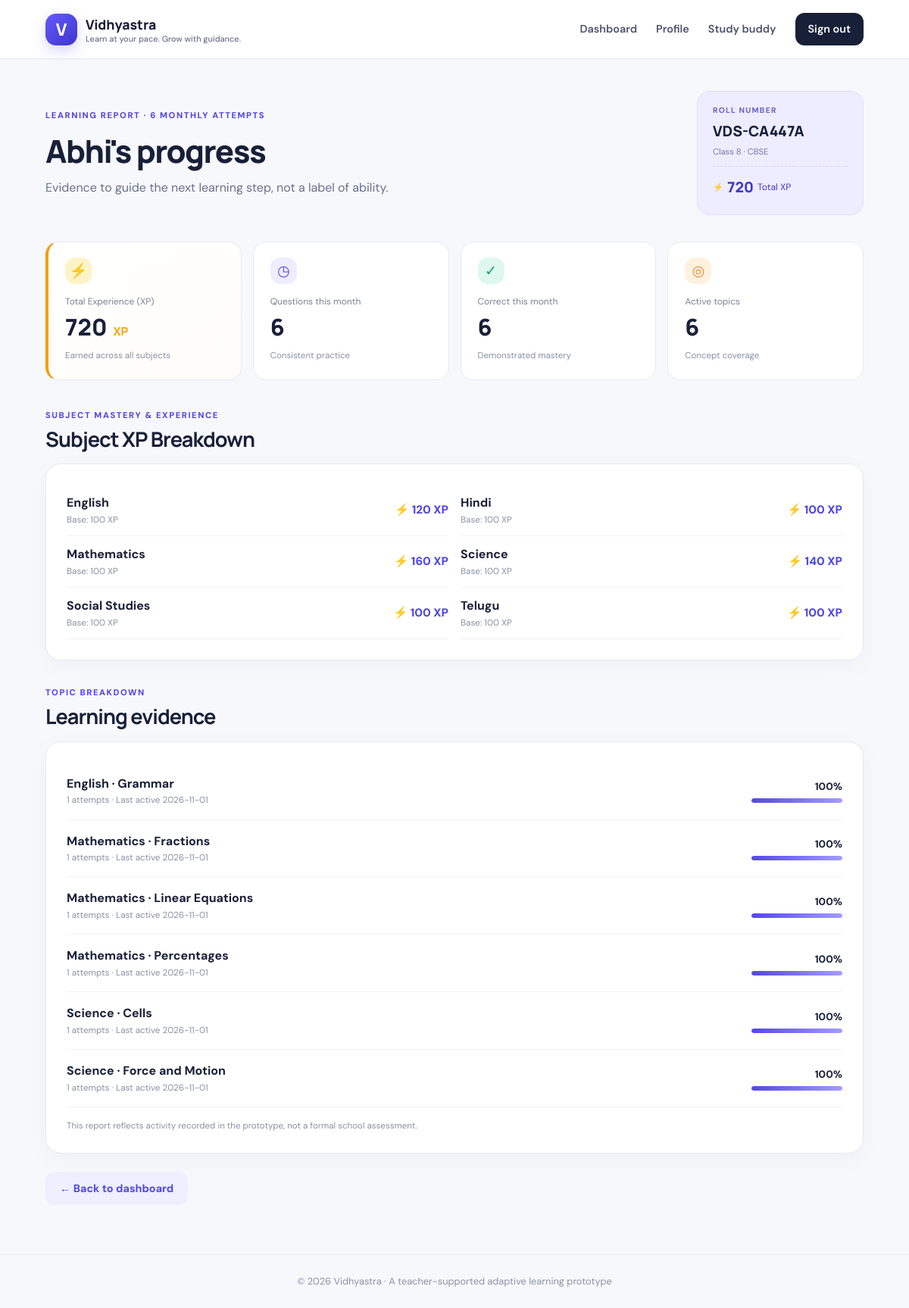
The app's page /report/8 (signed in) with its own data.
### tables this page shows
CREATE TABLE users (
      id INTEGER PRIMARY KEY AUTOINCREMENT, name TEXT NOT NULL, email TEXT UNIQUE NOT NULL,
      phone TEXT NOT NULL, password_hash TEXT NOT NULL, role TEXT NOT NULL,
      region TEXT DEFAULT '', district TEXT DEFAULT '', state TEXT DEFAULT '', board TEXT DEFAULT '',
      grade TEXT DEFAULT '', language TEXT DEFAULT 'English', theme TEXT DEFAULT 'light', bot_name TEXT DEFAULT 'Astra',
      roll_no TEXT UNIQUE, created_at TEXT NOT NULL
    , school_id INTEGER REFERENCES schools(id));

CREATE TABLE student_xp (
            id INTEGER PRIMARY KEY AUTOINCREMENT,
            student_id INTEGER NOT NULL,
            subject TEXT NOT NULL,
            xp INTEGER NOT NULL DEFAULT 100,
            UNIQUE(student_id, subject),
            FOREIGN KEY(student_id) REFERENCES users(id)
        );

CREATE TABLE progress (
      id INTEGER PRIMARY KEY AUTOINCREMENT, student_id INTEGER NOT NULL, subject TEXT NOT NULL,
      topic TEXT NOT NULL, attempts INTEGER DEFAULT 0, correct INTEGER DEFAULT 0, level INTEGER DEFAULT 1,
      last_seen TEXT NOT NULL, UNIQUE(student_id, subject, topic), FOREIGN KEY(student_id) REFERENCES users(id)
    );

### app.py (the view, shortened to what this page needs)
@app.route('/report/<int:student_id>')
@login_required
def report(student_id):
    user = current_user()
    con = db()
    try:
        student = con.execute('''
            SELECT * FROM users WHERE id=? AND role='student'
        ''', (student_id,)).fetchone()
        if not student:
            abort(404)
        allowed = user['role'] == 'platform_admin'
        if user['role'] == 'student':
            allowed = (
                user['id'] == student_id
                and user['school_id'] == student['school_id']
            )
        elif user['role'] == 'admin':
            allowed = user['school_id'] == student['school_id']
        if not allowed:
            abort(403)
        progress = con.execute('''
            SELECT * FROM progress
            WHERE student_id=?
            ORDER BY subject, topic
        ''', (student_id,)).fetchall()
        attempts = con.execute('''
            SELECT
                COUNT(*) AS n,
                COALESCE(SUM(is_correct), 0) AS correct
            FROM quiz_attempts
            WHERE student_id=? AND substr(created_at, 1, 7)=?
        ''', (
            student_id,
            date.today().strftime('%Y-%m')
        )).fetchone()
        subject_xp, total_xp = get_student_xp_summary(student_id, con)
        return render_template(
            'report.html',
            student=student,
            progress=progress,
            attempts=attempts,
            subject_xp=subject_xp,
            total_xp=total_xp
        )
    finally:
        con.close()

### app.py (called while the page is built)
def db():
    con = sqlite3.connect(DB_PATH)
    con.row_factory = sqlite3.Row
    con.execute('PRAGMA foreign_keys = ON')
    return con

def ensure_student_xp(student_id, con):
    for subject in SUBJECTS:
        con.execute('''
            INSERT INTO student_xp (student_id, subject, xp)
            VALUES (?, ?, ?)
            ON CONFLICT(student_id, subject) DO NOTHING
        ''', (student_id, subject, BASE_XP_PER_SUBJECT))

def get_student_xp_summary(student_id, con):
    ensure_student_xp(student_id, con)
    rows = con.execute('''
        SELECT subject, xp
        FROM student_xp
        WHERE student_id=?
    ''', (student_id,)).fetchall()
    xp_by_subject = {
        row['subject']: row['xp'] for row in rows
    }
    for subject in SUBJECTS:
        xp_by_subject.setdefault(subject, BASE_XP_PER_SUBJECT)
    return xp_by_subject, sum(xp_by_subject.values())

def current_user():
    user_id = session.get('user_id')
    if not user_id:
        return None
    con = db()
    try:
        return con.execute(
            'SELECT * FROM users WHERE id=?', (user_id,)
        ).fetchone()
    finally:
        con.close()

def login_required(fn):
    @wraps(fn)
    def wrapper(*args, **kwargs):
        if 'user_id' not in session:
            return redirect(url_for('login'))
        if current_user() is None:
            session.clear()
            return redirect(url_for('login'))
        return fn(*args, **kwargs)
    return wrapper

@app.context_processor
def inject_globals():
    return {
        'current_user': current_user(),
        'subjects': SUBJECTS,
        'year': date.today().year
    }

### templates/report.html (shortened to what this page needs)
{% extends 'base.html' %}
{% block content %}
<section class="dashboard-head">
    <div>
        <span class="eyebrow">LEARNING REPORT · {{ attempts['n'] }} MONTHLY ATTEMPTS</span>
        <h1>{{ student['name'] }}'s progress</h1>
        <p>Evidence to guide the next learning step, not a label of ability.</p>
    </div>
    <div class="roll-card">
        <small>ROLL NUMBER</small>
        <strong>{{ student['roll_no'] or '—' }}</strong>
        <span>{{ student['grade'] }} · {{ student['board'] }}</span>
        <div class="roll-xp-tag">
            <span class="xp-bolt">⚡</span> <strong>{{ total_xp }}</strong> Total XP
        </div>
    </div>
</section>
<section class="stats-grid stats-grid-4">
    <article class="stat-card xp-stat-card">
        <span class="stat-icon gold">⚡</span>
        <small>Total Experience (XP)</small>
        <strong>{{ total_xp }} <span class="xp-sub">XP</span></strong>
        <span class="muted">Earned across all subjects</span>
    </article>
    <article class="stat-card">
        <span class="stat-icon purple">◷</span>
        <small>Questions this month</small>
        <strong>{{ attempts['n'] }}</strong>
        <span class="muted">Consistent practice</span>
    </article>
    <article class="stat-card">
        <span class="stat-icon green">✓</span>
        <small>Correct this month</small>
        <strong>{{ attempts['correct'] }}</strong>
        <span class="muted">Demonstrated mastery</span>
    </article>
    <article class="stat-card">
        <span class="stat-icon orange">◎</span>
        <small>Active topics</small>
        <strong>{{ progress|length }}</strong>
        <span class="muted">Concept coverage</span>
    </article>
</section>
<section class="section-head">
    <div>
        <span class="eyebrow">SUBJECT MASTERY & EXPERIENCE</span>
        <h2>Subject XP Breakdown</h2>
    </div>
</section>
<div class="panel">
    <div class="form-grid">
        {% for sub, xp_val in subject_xp.items() %}
        <div class="report-row" style="border-bottom: 1px solid #f0f1f7; padding: 12px 0;">
            <div>
                <b>{{ sub }}</b>
                <small>Base: 100 XP</small>
            </div>
            <strong class="xp-val">⚡ {{ xp_val }} XP</strong>
        </div>
        {% endfor %}
    </div>
</div>
<section class="section-head">
    <div>
        <span class="eyebrow">TOPIC BREAKDOWN</span>
        <h2>Learning evidence</h2>
    </div>
</section>
<div class="panel">
    {% if progress %}
        {% for p in progress %}
        <div class="report-row">
            <div>
                <b>{{ p.subject }} · {{ p.topic }}</b>
                <small>{{ p.attempts }} attempts · Last active {{ p.last_seen[:10] }}</small>
            </div>
            <div class="report-score">
                <strong>{{ ((p.correct / p.attempts)*100)|round|int if p.attempts else 0 }}%</strong>
                <div class="bar">
                    <span style="width:{{ ((p.correct / p.attempts)*100)|round|int if p.attempts else 0 }}%"></span>
                </div>
            </div>
        </div>
        {% endfor %}
    {% else %}
        <p class="muted">No practice data recorded yet. Try a short quiz to start building a learning history.</p>
    {% endif %}
    <p class="tiny-note">
        This report reflects activity recorded in the prototype, not a formal school assessment.
    </p>
</div>
<div style="margin: 24px 0;">
    <a class="button secondary" href="{{ url_for('dashboard') }}">← Back to dashboard</a>
</div>
{% endblock %}

### templates/base.html (shortened to what this page needs)
<!doctype html>
<html lang="en">
<head>
    <link rel="stylesheet" href="{{ url_for('static', filename='style.css') }}">
</head>
<body class="theme-{{ current_user['theme'] if current_user else 'light' }}">
<header class="topbar">
    <a class="brand" href="{{ url_for('index') }}">
        <span class="brand-mark">V</span>
        <span>
            Vidhyastra
            <small>Learn at your pace. Grow with guidance.</small>
        </span>
    </a>
    <nav>
        {% if current_user %}
            <a href="{{ url_for('dashboard') }}">Dashboard</a>
            <a href="{{ url_for('profile') }}">Profile</a>
            {% if current_user['role'] == 'student' %}
            <a href="{{ url_for('assistant') }}">Study buddy</a>
            {% endif %}
            <a class="nav-cta" href="{{ url_for('logout') }}">Sign out</a>
        {% else %}
            <a href="{{ url_for('login') }}">Sign in</a>
            <a class="nav-cta" href="{{ url_for('register') }}">Get started</a>
        {% endif %}
    </nav>
</header>
<main class="container">
    {% block content %}{% endblock %}
</main>
<footer>
    © {{ year }} Vidhyastra · A teacher-supported adaptive learning prototype
</footer>
</body>
</html>

### records on screen
users: name "Abhi", roll_no "VDS-CA447A", grade "Class 8", board "CBSE"
student_xp: subject "English", xp "120"
student_xp: subject "Hindi", xp "100"
student_xp: subject "Mathematics", xp "160"
student_xp: subject "Science", xp "140"
student_xp: subject "Social Studies", xp "100"
student_xp: subject "Telugu", xp "100"
progress: subject "English", topic "Grammar", attempts "1", last_seen "2026-11-01", attempts+correct "100"
progress: subject "Mathematics", topic "Fractions", attempts "1", last_seen "2026-11-01", attempts+correct "100"
progress: subject "Mathematics", topic "Linear Equations", attempts "1", last_seen "2026-11-01", attempts+correct "100"
progress: subject "Mathematics", topic "Percentages", attempts "1", last_seen "2026-11-01", attempts+correct "100"
progress: subject "Science", topic "Cells", attempts "1", last_seen "2026-11-01", attempts+correct "100"
progress: subject "Science", topic "Force and Motion", attempts "1", last_seen "2026-11-01", attempts+correct "100"

### other values on screen
{{ attempts['n'] }} "6"
{{ total_xp }} "720"
{{ attempts['correct'] }} "6"
{{ progress|length }} "6"
